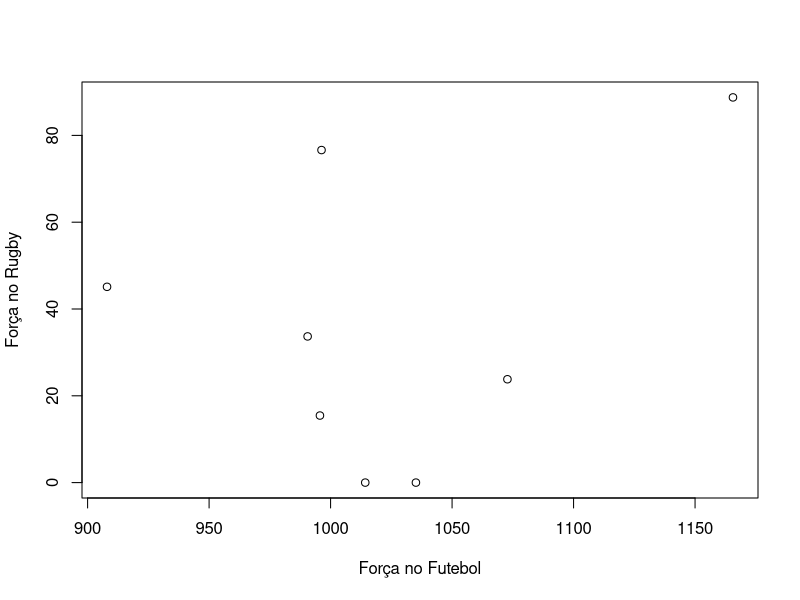
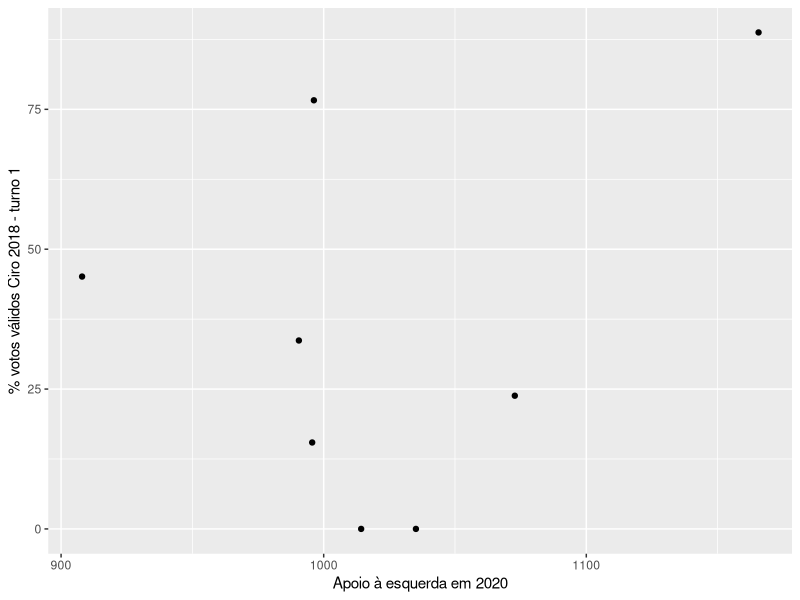
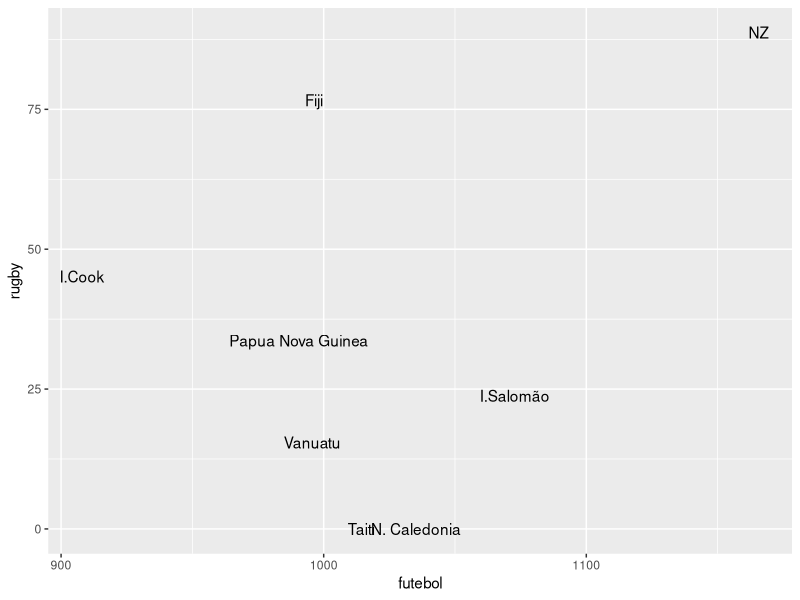
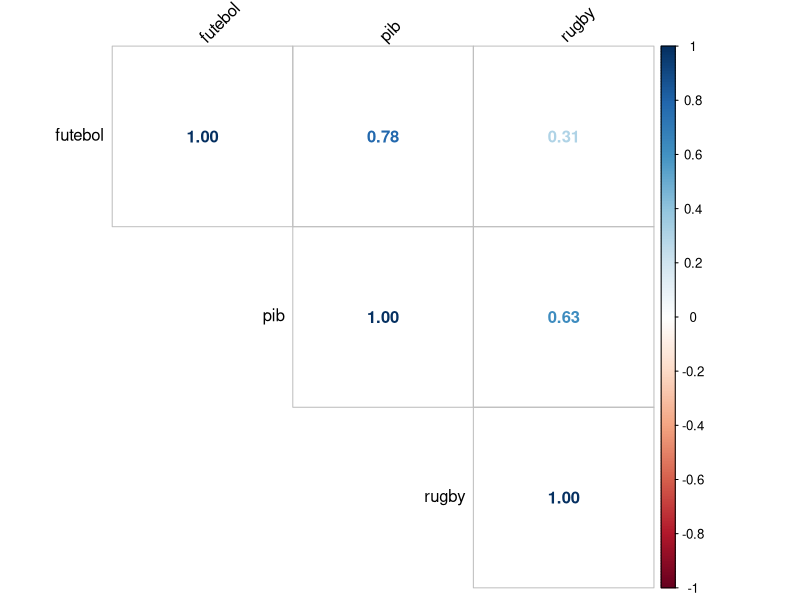

Source code (R) for these figures, in order:
# now

pais <- c("NZ","I.Salomão", "N. Caledonia","Taiti","Fiji","Vanuatu","Papua Nova Guinea","I.Cook")
futebol <- c(1165.6, 1072.78,1035.12,1014.27,996.27,995.62,990.55,908) # ranking fifa dez 2021
# para ilhas cook ultima pontuação conhecida em Ago de 2019
rugby <- c(88.75,23.81,0,0,76.62,15.45,33.68,45.11) # ranking novembro 2021 https://www.world.rugby/tournaments/rankings/mru
pib <- c(204,1.3,8.85,14.33,5.06,0.863,20.54,0.384) # fontes diversas, dado mais atual encontrado
base <- data.frame(futebol,pib,rugby)

cor(base$futebol, base$rugby)
plot(base$futebol, base$rugby,xlab = "Força no Futebol", ylab = "Força no Rugby")

library(ggplot2)

f <- ggplot(base, aes(futebol, rugby))
f + geom_point() +  xlab("Apoio à esquerda em 2020") +
  ylab("% votos válidos Ciro 2018 - turno 1")
f + geom_text(aes(label = pais))

matriz <- cor(base)
require(corrplot)
corrplot(matriz, method="number", 
         type="upper", order="original",
         tl.col="black", tl.srt=45)

cor(base$futebol, base$rugby)
cor.test(base$futebol, base$rugby)
cor.test(base$futebol, base$pib)
cor.test(base$rugby, base$pib)

# regressão linear para futebol
log_pib <- log(pib)
base <- data.frame(futebol,log_pib,rugby)
model <- lm(futebol ~ rugby + log_pib, data = base)
summary(model)
model2 <- lm(rugby ~ futebol + log_pib, data = base)
summary(model2)
